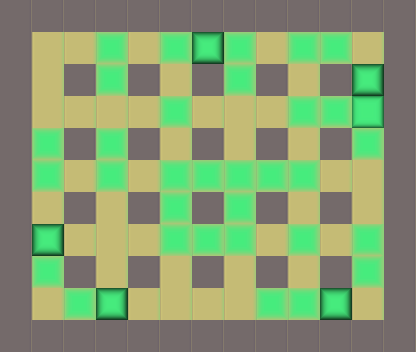

The image is a tile-based game level rendered from a .tmx file. Its description and complete source (layers, tilesets, objects, tile grids) follow:
An orthogonal 13x11 tile map with 32x32 px tiles, 2 tile layers (base, piedras).

<map version="1.0" orientation="orthogonal" renderorder="right-down" width="13" height="11" tilewidth="32" tileheight="32" nextobjectid="1">
 <properties>
  <property name="nombre" value="Nivel 1" />
 </properties>
 <tileset firstgid="1" name="tile" tilewidth="32" tileheight="32" tilecount="3">
  <image source="../tilebase.png" width="96" height="32" />
  <terraintypes>
   <terrain name="New Terrain" tile="-1" />
  </terraintypes>
 </tileset>
 <layer name="base" width="13" height="11">
  <data>
   <tile gid="1" />
   <tile gid="1" />
   <tile gid="1" />
   <tile gid="1" />
   <tile gid="1" />
   <tile gid="1" />
   <tile gid="1" />
   <tile gid="1" />
   <tile gid="1" />
   <tile gid="1" />
   <tile gid="1" />
   <tile gid="1" />
   <tile gid="1" />
   <tile gid="1" />
   <tile gid="2" />
   <tile gid="2" />
   <tile gid="2" />
   <tile gid="2" />
   <tile gid="2" />
   <tile gid="3" />
   <tile gid="2" />
   <tile gid="2" />
   <tile gid="2" />
   <tile gid="2" />
   <tile gid="2" />
   <tile gid="1" />
   <tile gid="1" />
   <tile gid="2" />
   <tile gid="1" />
   <tile gid="2" />
   <tile gid="1" />
   <tile gid="2" />
   <tile gid="1" />
   <tile gid="2" />
   <tile gid="1" />
   <tile gid="2" />
   <tile gid="1" />
   <tile gid="3" />
   <tile gid="1" />
   <tile gid="1" />
   <tile gid="2" />
   <tile gid="2" />
   <tile gid="2" />
   <tile gid="2" />
   <tile gid="2" />
   <tile gid="2" />
   <tile gid="2" />
   <tile gid="2" />
   <tile gid="2" />
   <tile gid="2" />
   <tile gid="3" />
   <tile gid="1" />
   <tile gid="1" />
   <tile gid="2" />
   <tile gid="1" />
   <tile gid="2" />
   <tile gid="1" />
   <tile gid="2" />
   <tile gid="1" />
   <tile gid="2" />
   <tile gid="1" />
   <tile gid="2" />
   <tile gid="1" />
   <tile gid="2" />
   <tile gid="1" />
   <tile gid="1" />
   <tile gid="2" />
   <tile gid="2" />
   <tile gid="2" />
   <tile gid="2" />
   <tile gid="2" />
   <tile gid="2" />
   <tile gid="2" />
   <tile gid="2" />
   <tile gid="2" />
   <tile gid="2" />
   <tile gid="2" />
   <tile gid="1" />
   <tile gid="1" />
   <tile gid="2" />
   <tile gid="1" />
   <tile gid="2" />
   <tile gid="1" />
   <tile gid="2" />
   <tile gid="1" />
   <tile gid="2" />
   <tile gid="1" />
   <tile gid="2" />
   <tile gid="1" />
   <tile gid="2" />
   <tile gid="1" />
   <tile gid="1" />
   <tile gid="3" />
   <tile gid="2" />
   <tile gid="2" />
   <tile gid="2" />
   <tile gid="2" />
   <tile gid="2" />
   <tile gid="2" />
   <tile gid="2" />
   <tile gid="2" />
   <tile gid="2" />
   <tile gid="2" />
   <tile gid="1" />
   <tile gid="1" />
   <tile gid="2" />
   <tile gid="1" />
   <tile gid="2" />
   <tile gid="1" />
   <tile gid="2" />
   <tile gid="1" />
   <tile gid="2" />
   <tile gid="1" />
   <tile gid="2" />
   <tile gid="1" />
   <tile gid="2" />
   <tile gid="1" />
   <tile gid="1" />
   <tile gid="2" />
   <tile gid="2" />
   <tile gid="3" />
   <tile gid="2" />
   <tile gid="2" />
   <tile gid="2" />
   <tile gid="2" />
   <tile gid="2" />
   <tile gid="2" />
   <tile gid="3" />
   <tile gid="2" />
   <tile gid="1" />
   <tile gid="1" />
   <tile gid="1" />
   <tile gid="1" />
   <tile gid="1" />
   <tile gid="1" />
   <tile gid="1" />
   <tile gid="1" />
   <tile gid="1" />
   <tile gid="1" />
   <tile gid="1" />
   <tile gid="1" />
   <tile gid="1" />
   <tile gid="1" />
  </data>
 </layer>
 <layer name="piedras" width="13" height="11">
  <data>
   <tile gid="0" />
   <tile gid="0" />
   <tile gid="0" />
   <tile gid="0" />
   <tile gid="0" />
   <tile gid="0" />
   <tile gid="0" />
   <tile gid="0" />
   <tile gid="0" />
   <tile gid="0" />
   <tile gid="0" />
   <tile gid="0" />
   <tile gid="0" />
   <tile gid="0" />
   <tile gid="0" />
   <tile gid="0" />
   <tile gid="3" />
   <tile gid="0" />
   <tile gid="3" />
   <tile gid="0" />
   <tile gid="3" />
   <tile gid="0" />
   <tile gid="3" />
   <tile gid="3" />
   <tile gid="0" />
   <tile gid="0" />
   <tile gid="0" />
   <tile gid="0" />
   <tile gid="0" />
   <tile gid="3" />
   <tile gid="0" />
   <tile gid="0" />
   <tile gid="0" />
   <tile gid="3" />
   <tile gid="0" />
   <tile gid="0" />
   <tile gid="0" />
   <tile gid="0" />
   <tile gid="0" />
   <tile gid="0" />
   <tile gid="0" />
   <tile gid="0" />
   <tile gid="0" />
   <tile gid="0" />
   <tile gid="3" />
   <tile gid="0" />
   <tile gid="0" />
   <tile gid="0" />
   <tile gid="3" />
   <tile gid="3" />
   <tile gid="3" />
   <tile gid="0" />
   <tile gid="0" />
   <tile gid="3" />
   <tile gid="0" />
   <tile gid="3" />
   <tile gid="0" />
   <tile gid="0" />
   <tile gid="0" />
   <tile gid="0" />
   <tile gid="0" />
   <tile gid="0" />
   <tile gid="0" />
   <tile gid="3" />
   <tile gid="0" />
   <tile gid="0" />
   <tile gid="3" />
   <tile gid="0" />
   <tile gid="3" />
   <tile gid="0" />
   <tile gid="3" />
   <tile gid="3" />
   <tile gid="3" />
   <tile gid="3" />
   <tile gid="3" />
   <tile gid="0" />
   <tile gid="0" />
   <tile gid="0" />
   <tile gid="0" />
   <tile gid="0" />
   <tile gid="0" />
   <tile gid="0" />
   <tile gid="0" />
   <tile gid="3" />
   <tile gid="0" />
   <tile gid="3" />
   <tile gid="0" />
   <tile gid="0" />
   <tile gid="0" />
   <tile gid="0" />
   <tile gid="0" />
   <tile gid="0" />
   <tile gid="0" />
   <tile gid="0" />
   <tile gid="0" />
   <tile gid="0" />
   <tile gid="3" />
   <tile gid="3" />
   <tile gid="3" />
   <tile gid="0" />
   <tile gid="3" />
   <tile gid="0" />
   <tile gid="3" />
   <tile gid="0" />
   <tile gid="0" />
   <tile gid="3" />
   <tile gid="0" />
   <tile gid="0" />
   <tile gid="0" />
   <tile gid="0" />
   <tile gid="0" />
   <tile gid="0" />
   <tile gid="0" />
   <tile gid="0" />
   <tile gid="0" />
   <tile gid="3" />
   <tile gid="0" />
   <tile gid="0" />
   <tile gid="0" />
   <tile gid="3" />
   <tile gid="0" />
   <tile gid="0" />
   <tile gid="0" />
   <tile gid="0" />
   <tile gid="0" />
   <tile gid="3" />
   <tile gid="3" />
   <tile gid="0" />
   <tile gid="0" />
   <tile gid="0" />
   <tile gid="0" />
   <tile gid="0" />
   <tile gid="0" />
   <tile gid="0" />
   <tile gid="0" />
   <tile gid="0" />
   <tile gid="0" />
   <tile gid="0" />
   <tile gid="0" />
   <tile gid="0" />
   <tile gid="0" />
   <tile gid="0" />
   <tile gid="0" />
  </data>
 </layer>
</map>
